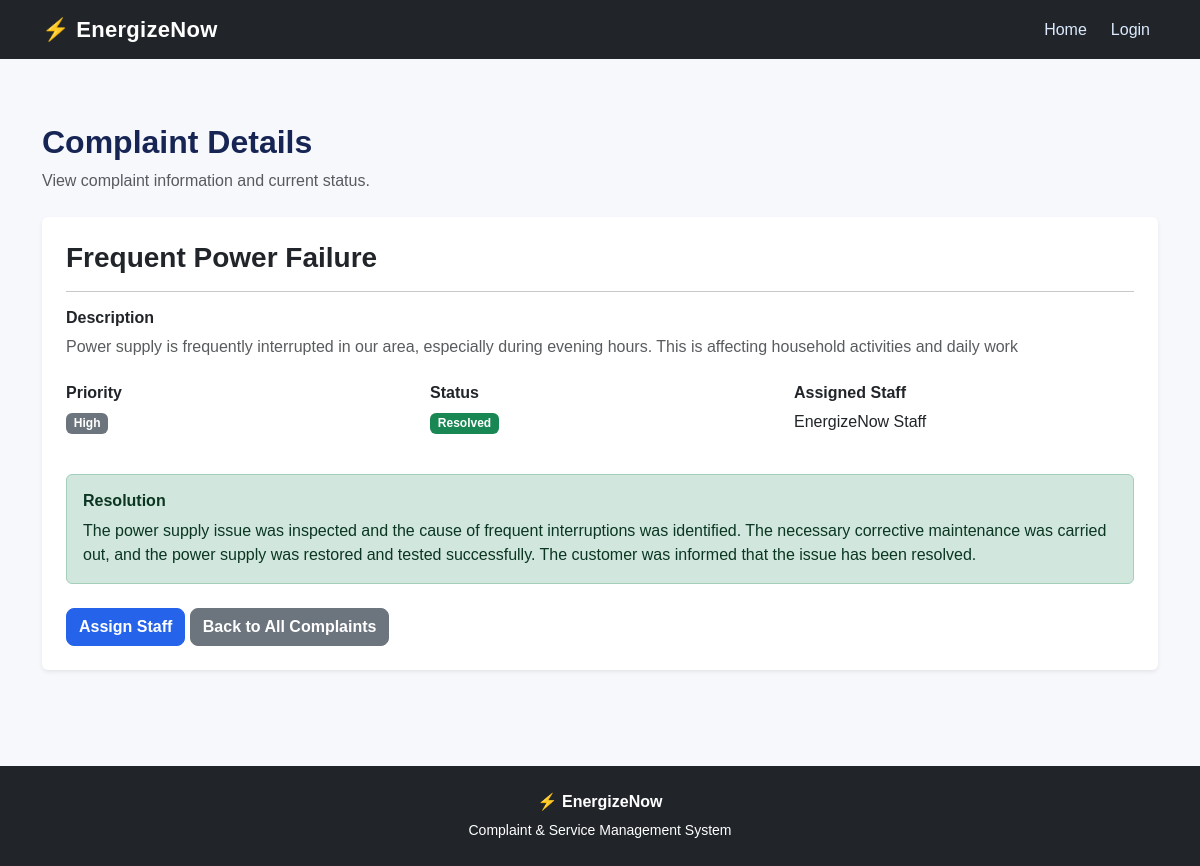
The app's page /admin/complaints/1 with its own data.
### models/complaint.py (models this page shows, shortened)
class Complaint(db.Model):
    __tablename__ = "complaints"
    id = db.Column(
        db.Integer,
        primary_key=True
    )
    title = db.Column(
        db.String(200),
        nullable=False
    )
    description = db.Column(
        db.Text,
        nullable=False
    )
    priority = db.Column(
        db.String(20),
        nullable=False,
        default="Medium"
    )
    status = db.Column(
        db.String(30),
        nullable=False,
        default="New"
    )
    created_at = db.Column(
        db.DateTime,
        default=datetime.utcnow
    )
    updated_at = db.Column(
        db.DateTime,
        default=datetime.utcnow,
        onupdate=datetime.utcnow
    )
    resolution = db.Column(
        db.Text
    )
    customer_id = db.Column(
        db.Integer,
        db.ForeignKey("users.id"),
        nullable=False
    )
    assigned_to = db.Column(
        db.Integer,
        db.ForeignKey("users.id"),
        nullable=True
    )
    category_id = db.Column(
        db.Integer,
        db.ForeignKey("categories.id"),
        nullable=True
    )

### models/user.py (models this page shows, shortened)
class User(UserMixin, db.Model):
    __tablename__ = "users"
    id = db.Column(db.Integer, primary_key=True)
    name = db.Column(
        db.String(100),
        nullable=False
    )
    email = db.Column(
        db.String(120),
        unique=True,
        nullable=False
    )
    password = db.Column(
        db.String(255),
        nullable=False
    )
    role = db.Column(
        db.String(20),
        nullable=False,
        default="customer"
    )
    complaints = db.relationship(
        "Complaint",
        backref="customer",
        lazy=True,
        foreign_keys="Complaint.customer_id"
    )
    assigned_complaints = db.relationship(
        "Complaint",
        backref="assigned_staff",
        lazy=True,
        foreign_keys="Complaint.assigned_to"
    )

### routes/complaints.py (the view)
@complaints_bp.route(
    "/admin/complaints/<int:complaint_id>"
)
@role_required("admin")
def admin_view_complaint(complaint_id):
    complaint = Complaint.query.get_or_404(
        complaint_id
    )
    return render_template(
        "complaints/view.html",
        complaint=complaint,
        admin_view=True
    )

### templates/complaints/view.html (shortened to what this page needs)
{% extends "base.html" %}
{% block content %}
<div class="container py-5">
    <div class="d-flex justify-content-between align-items-center mb-4">
        <div>
            <h2 class="fw-bold">
                Complaint Details
            </h2>
            <p class="text-muted mb-0">
                View complaint information and current status.
            </p>
        </div>
    </div>
    <div class="card shadow-sm border-0">
        <div class="card-body p-4">
            <h3 class="fw-bold mb-3">
                {{ complaint.title }}
            </h3>
            <hr>
            <h6 class="fw-bold">
                Description
            </h6>
            <p class="text-muted">
                {{ complaint.description }}
            </p>
            <div class="row mt-4">
                <div class="col-md-4 mb-3">
                    <h6 class="fw-bold">
                        Priority
                    </h6>
                    <span class="badge bg-secondary">
                        {{ complaint.priority }}
                    </span>
                </div>
                <div class="col-md-4 mb-3">
                    <h6 class="fw-bold">
                        Status
                    </h6>
                    {% if complaint.status == "Resolved" %}
                    <span class="badge bg-success">
                        Resolved
                    </span>
                    {% elif complaint.status == "In Progress" %}
                    <span class="badge bg-warning text-dark">
                        In Progress
                    </span>
                    {% elif complaint.status == "Assigned" %}
                    <span class="badge bg-info">
                        Assigned
                    </span>
                    {% elif complaint.status == "Closed" %}
                    <span class="badge bg-dark">
                        Closed
                    </span>
                    {% else %}
                    <span class="badge bg-secondary">
                        {{ complaint.status }}
                    </span>
                    {% endif %}
                </div>
                <div class="col-md-4 mb-3">
                    <h6 class="fw-bold">
                        Assigned Staff
                    </h6>
                    {% if complaint.assigned_staff %}
                    <p class="mb-0">
                        {{ complaint.assigned_staff.name }}
                    </p>
                    {% else %}
                    <p class="text-muted mb-0">
                        Not assigned
                    </p>
                    {% endif %}
                </div>
            </div>
            {% if complaint.resolution %}
            <div class="alert alert-success mt-4">
                <h6 class="fw-bold">
                    Resolution
                </h6>
                <p class="mb-0">
                    {{ complaint.resolution }}
                </p>
            </div>
            {% endif %}
            <div class="mt-4">
                {% if admin_view %}
                <a
                    href="{{ url_for(
                        'complaints.assign_complaint',
                        complaint_id=complaint.id
                    ) }}"
                    class="btn btn-primary"
                >
                    Assign Staff
                </a>
                <a
                    href="{{ url_for(
                        'complaints.admin_complaints'
                    ) }}"
                    class="btn btn-secondary"
                >
                    Back to All Complaints
                </a>
                {% endif %}
            </div>
        </div>
    </div>
</div>
{% endblock %}

### static/css/style.css (style rules this page uses)
body { background: #f6f8fc; color: #172554; font-family: Arial, Helvetica, sans-serif; }
a { text-decoration: none; }
.btn { border-radius: 8px; font-weight: 600; }
.btn-primary { background: #2563eb; border-color: #2563eb; }

### records on screen
Complaint: title "Frequent Power Failure", description "Power supply is frequently interrupted in our area, especially during evening hours. This is affecting household activities and daily work", priority "High", resolution "The power supply issue was inspected and the cause of frequent interruptions was identified. The necessary corrective maintenance was carried out, and the power supply was restored and tested successfully. The customer was informed that the issue has been resolved."
User: assigned_staff.name "EnergizeNow Staff"
